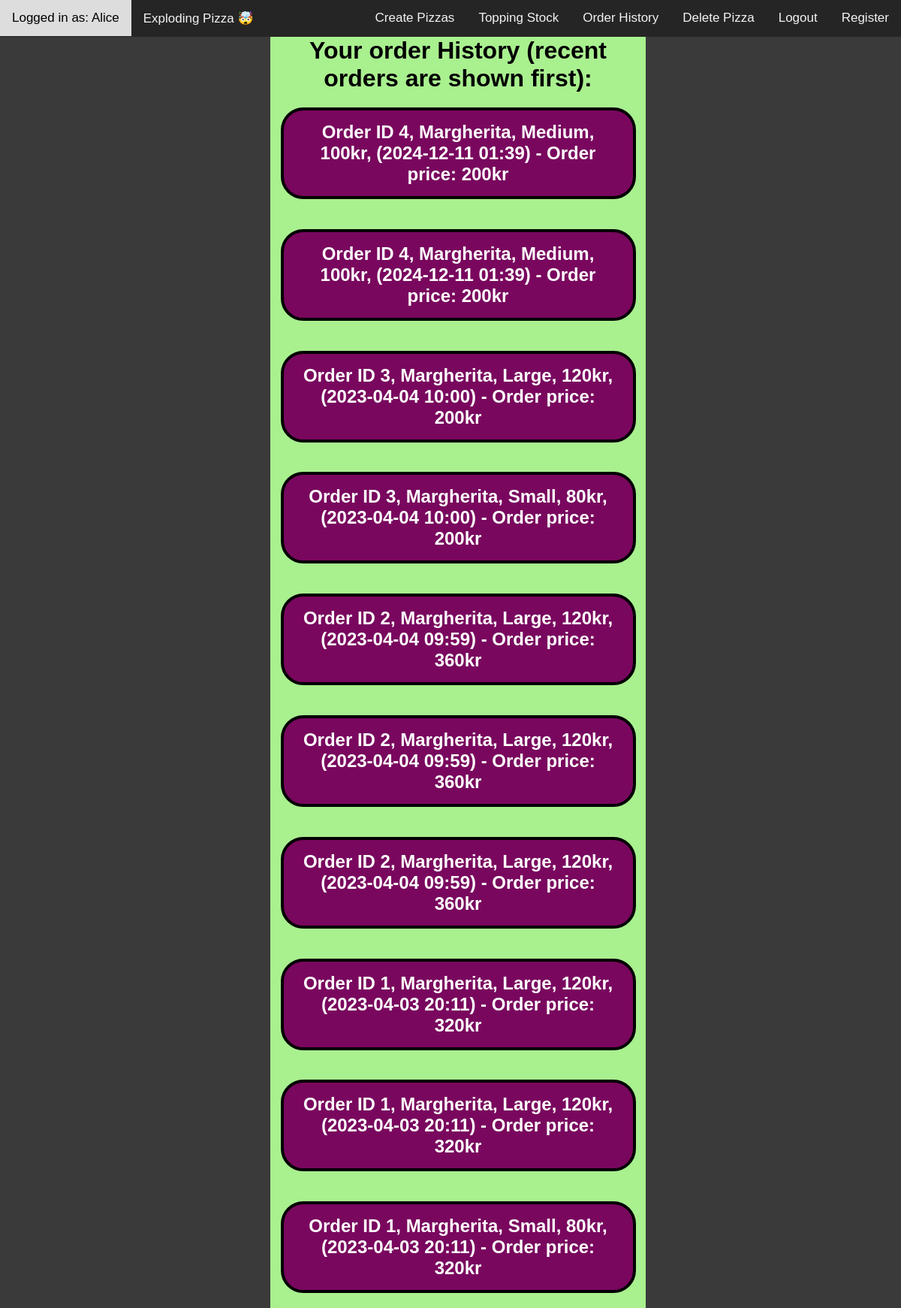
Screenshot of /orderHistory (signed in) with the database file from the repository.
### website/models.py (models this page shows, shortened)
class User(db.Model, UserMixin):
    id = db.Column(db.Integer, primary_key=True)
    username = db.Column(db.String(20), unique=True, nullable=False)
    email = db.Column(db.String(120), unique=True, nullable=False)
    password = db.Column(db.String(60), nullable=False)

class OrderHistory(db.Model):
    __tablename__ = "order_history"
    id = db.Column(db.Integer, primary_key=True)
    orderID = db.Column(db.Integer, nullable=False)
    name = db.Column(db.String, nullable=False)
    size = db.Column(db.Enum('Small', 'Medium', 'Large'), nullable=False)
    price = db.Column(db.Integer, nullable=False)
    totalPrice = db.Column(db.Integer, nullable=False)
    date = db.Column(db.DateTime, nullable=False, default=datetime.utcnow)
    def __repr__(self):
        return f"Order ID {self.orderID}, {self.name}, {self.size}, {self.price}kr, ({self.date.strftime('%Y-%m-%d %H:%M')}) - Order price: {self.totalPrice}kr"

### website/stock.py (the view)
@stock.route("/orderHistory", methods=["GET", "POST"])
def orderHistoryg():
    orders = OrderHistory.query.order_by(OrderHistory.orderID.desc())
    return render_template("orderHistory.html", orders=orders, no_sidebar=True)

### website/__init__.py (called while the page is built)
def create_app(config_class=Config):
    app = Flask(__name__)
    app.config.from_object(config_class)
    app.config["SQLALCHEMY_DATABASE_URI"] = f"sqlite:///{DB_NAME}"
    db.init_app(app)
    from .views import views
    from .auth import auth
    from .stock import stock
    app.register_blueprint(views, url_prefix="/")
    app.register_blueprint(auth, url_prefix="/")
    app.register_blueprint(stock, url_prefix="/")
    from .models import User  # ,  Pizza, PizzaPrice, Topping
    create_database(app)
    login_manager.init_app(app)
    @login_manager.user_loader
    def load_user(id):
        return User.query.get(int(id))
    return app

### website/templates/orderHistory.html (shortened to what this page needs)
{% extends "base.html" %}
{% block content %}
<h1 class='topping-container'>Your order History (recent orders are shown first):</h1>
{% for order in orders %}
    <div class='topping-container'>
        <h2 class='myMessage'>{{order}}</h2>
    </div>
{% endfor %}
{% endblock content %}

### website/templates/base.html (shortened to what this page needs)
<!DOCTYPE html>
<html>
<head>
  <link rel="stylesheet" type="text/css" href="{{ url_for('static', filename='styles.css') }}">
</head>
<body {% if no_sidebar %} class="no-sidebar" {% endif %}>
<div class='container'>
  <div class="topnav">
    {% if current_user.is_authenticated %}
    <a> Logged in as: {{current_user.username}}</a>
    {% endif %}
    <a href="{{ url_for('views.home') }}">
      Exploding Pizza &#129327</a>
    <div class="topnav-right">
      {% if current_user.is_authenticated %}
      <a href="{{ url_for('stock.addPizza') }}" >Create Pizzas</a>
      <a href="{{ url_for('stock.stockTopping') }}" >Topping Stock</a>
      <a href="{{ url_for('stock.orderHistoryg') }}" >Order History</a>
      <a href="{{ url_for('stock.deletePizza') }}" >Delete Pizza</a>
      <a href="{{ url_for('auth.logout') }}" >Logout</a>
      <a href="{{ url_for('auth.regTest') }}" >Register</a>
      {% else %}
      <a id="rightLink" href="{{ url_for('auth.login') }}" >Login</a>
      {% endif %}
    </div>
  </div>
  <main class='main'>
    <div class='main-content'>
      {% block content %}{% endblock content %}
    </div>
  </main>
</div>
</body>
</html>

### website/static/styles.css (style rules this page uses)
body { margin: 0; padding: 0; font-family: 'Arial', sans-serif; background-color: rgb(58, 58, 58); }
body.no-sidebar .main-content { flex: 1; margin-right: 0; padding-left: 20px; }
.main { display: flex; }
.main-content { background-color: rgb(58, 58, 58); flex: 0 0 70%; }
.myMessage { background-color: #79075e; color: white; border: 4px solid black !important; font-weight: bold; padding: 15px 20px; border-radius: 30px; max-width: 85% }
.topping-container { display: flex; flex-direction: column; align-items: center; margin: auto; max-width: 500px; text-align: center; background-color: #a9f08f; }
.topnav { background-color: #252525; overflow: hidden; }
.topnav a { float: left; color: #f2f2f2; text-align: center; padding: 14px 16px; text-decoration: none; font-size: 17px; }
.topnav-right { float: right; }

### rows the page displays
User: username "Alice"
OrderHistory: orderID+name+size "Order ID 4, Margherita, Medium, 100kr, (2024-12-11 01:39) - Order price: 200kr"
OrderHistory: orderID+name+size "Order ID 4, Margherita, Medium, 100kr, (2024-12-11 01:39) - Order price: 200kr"
OrderHistory: orderID+name+size "Order ID 3, Margherita, Large, 120kr, (2023-04-04 10:00) - Order price: 200kr"
OrderHistory: orderID+name+size "Order ID 3, Margherita, Small, 80kr, (2023-04-04 10:00) - Order price: 200kr"
OrderHistory: orderID+name+size "Order ID 2, Margherita, Large, 120kr, (2023-04-04 09:59) - Order price: 360kr"
OrderHistory: orderID+name+size "Order ID 2, Margherita, Large, 120kr, (2023-04-04 09:59) - Order price: 360kr"
OrderHistory: orderID+name+size "Order ID 2, Margherita, Large, 120kr, (2023-04-04 09:59) - Order price: 360kr"
OrderHistory: orderID+name+size "Order ID 1, Margherita, Large, 120kr, (2023-04-03 20:11) - Order price: 320kr"
OrderHistory: orderID+name+size "Order ID 1, Margherita, Large, 120kr, (2023-04-03 20:11) - Order price: 320kr"
OrderHistory: orderID+name+size "Order ID 1, Margherita, Small, 80kr, (2023-04-03 20:11) - Order price: 320kr"
